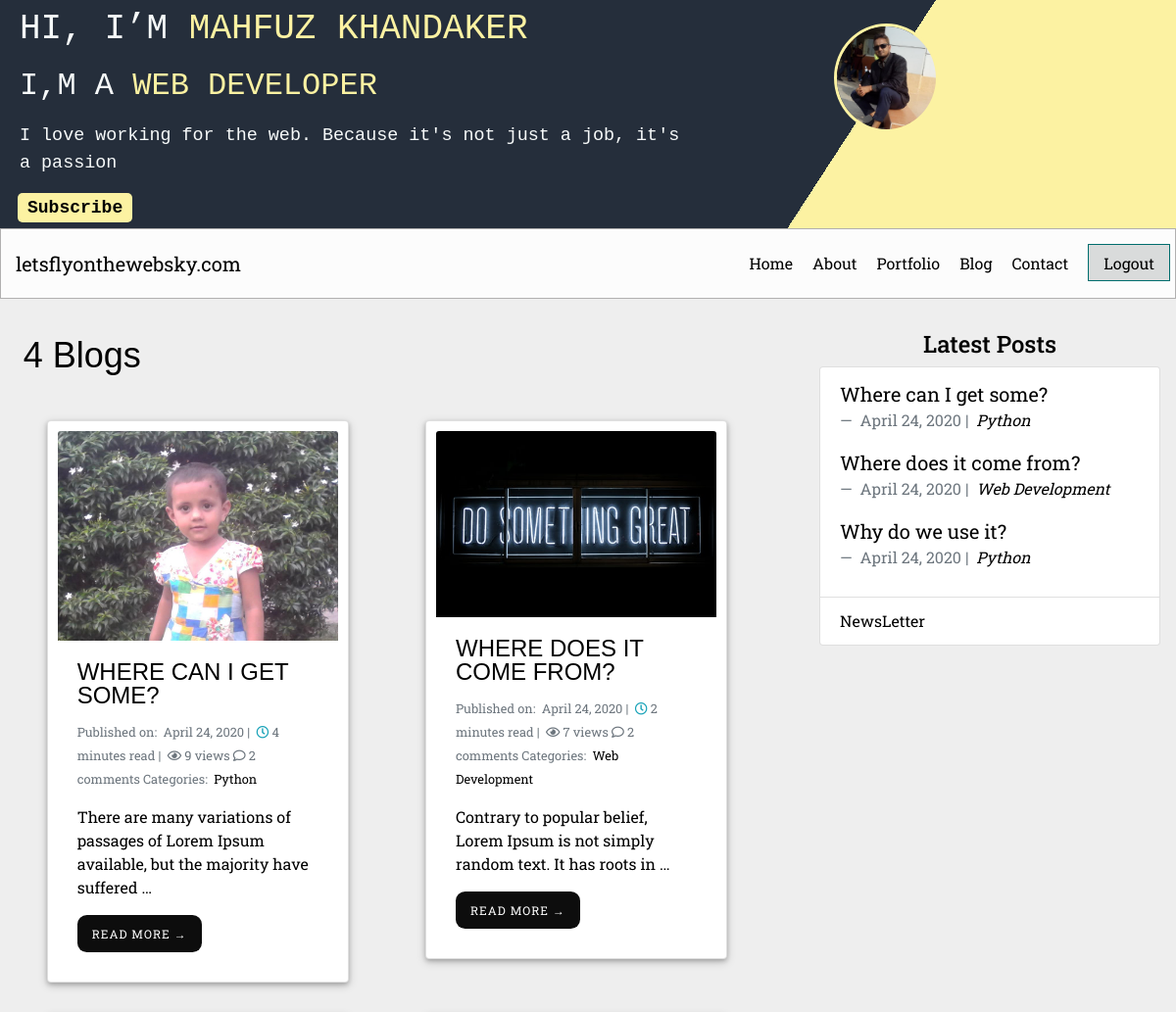
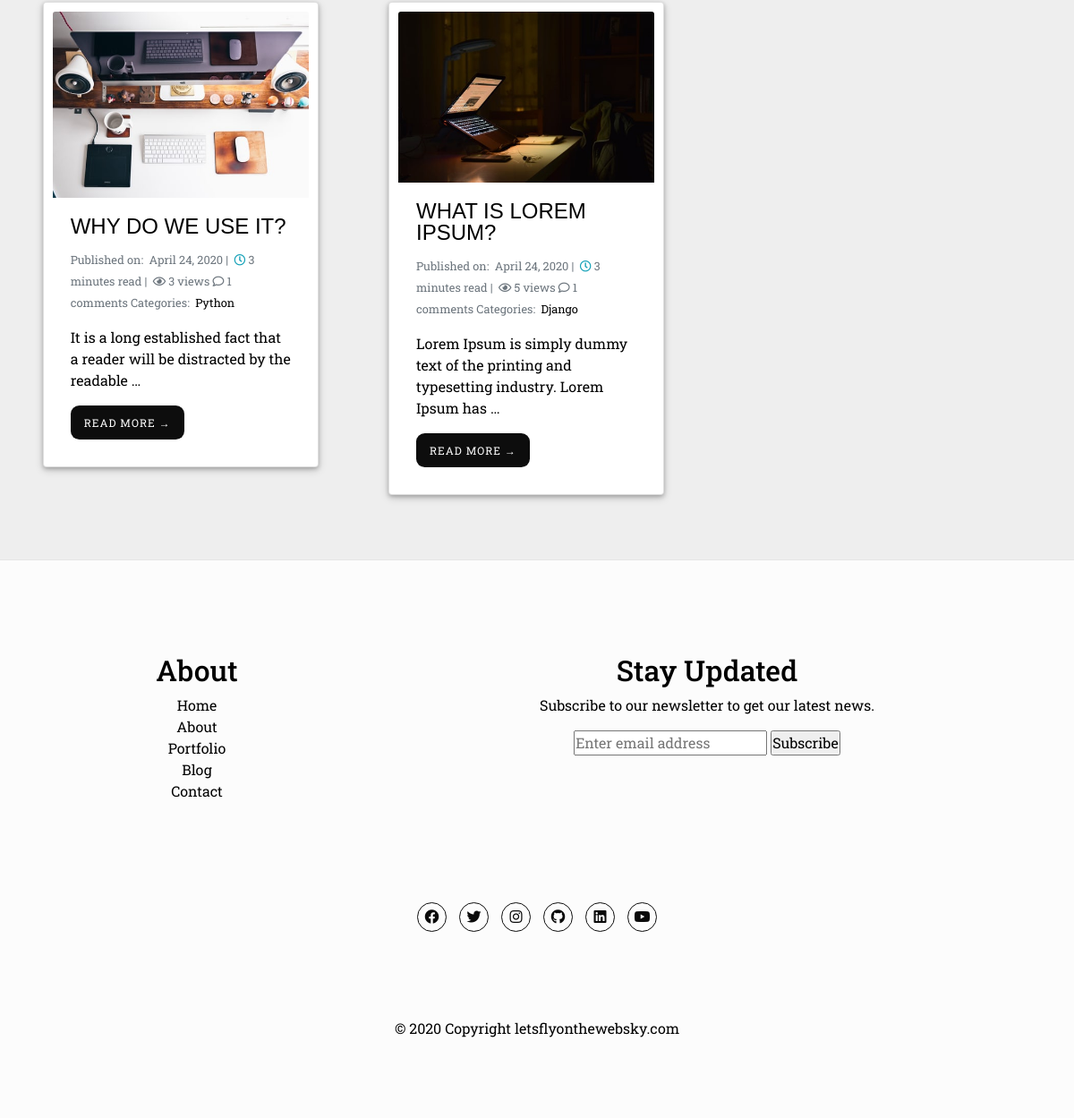
Page /blog/ (signed in) on the committed database (2 pictures, top to bottom).
### about/models.py (models this page shows, shortened)
class About(models.Model):
    profile_pic = models.ImageField(upload_to='images/', blank=True)
    name        = models.CharField(max_length=120)
    title       = models.CharField(max_length=120)
    bio         = models.CharField(max_length=250)
    description = models.TextField()
    website     = models.URLField(blank=True, null=True)
    objects = models.Manager()

### blog/models.py (models this page shows, shortened)
class Post(models.Model):
    main_image      = models.ImageField(upload_to='images/', blank=True)
    title           = models.CharField(max_length=255)
    slug            = models.SlugField(null=False, unique=True)
    body            = models.TextField()
    created_on      = models.DateTimeField(auto_now_add=True)
    status          = models.IntegerField(choices=STATUS, default=0)
    last_modified   = models.DateTimeField(auto_now=True)
    categories      = models.ManyToManyField('Category', related_name='posts')
    read_time       = models.IntegerField(default=0)
    number_of_views = models.IntegerField(default=0, null=True, blank=True)
    number_of_likes = models.IntegerField(default=0, null=True, blank=True)
    objects = models.Manager()
    class Meta:
        ordering = ['-created_on']
    def get_absolute_url(self):
        return reverse('blog_detail', kwargs={'slug': self.slug})
    @property
    def comments(self):
        instance = self
        qs = Comment.objects.filter_by_instance(instance)
        return qs

class Category(models.Model):
    name = models.CharField(max_length=20, db_index=True,unique=True)
    objects = models.Manager()

### blog/views.py (the view)
# urls.py: path('', views.Blogs.as_view(), name='posts'),
class Blogs(generic.ListView):
    model = Post
    template_name = 'blog_index.html'
    context_object_name = 'posts'
    paginate_by = 5
    def get_context_data(self, **kwargs):
        context = super(Blogs, self).get_context_data(**kwargs)
        context['post_num'] = Post.objects.count()
        return context

### about/templatetags/about_tags.py (called while the page is built)
@register.inclusion_tag('_about_me.html')
def about_me():
    abouts = About.objects.all()
    return {'abouts': abouts}

### blog/models.py (called while the page is built)
    def filter_by_instance(self, instance):
        content_type = ContentType.objects.get_for_model(instance.__class__)
        obj_id = instance.id
        qs = super(CommentManager, self).filter(content_type=content_type, object_id=obj_id).filter(parent=None)
        return qs

### blog/templatetags/blog_tags.py (called while the page is built)
@register.inclusion_tag('_latest_posts.html')
def latest_posts():
    posts = Post.objects.filter(status=1)[:3]
    return {'posts': posts}

### blog/templatetags/markdown_extras.py (called while the page is built)
@register.filter()
@stringfilter
def markdown(value):
    return md.markdown(value, extensions=['markdown.extensions.fenced_code'])

### blog/templates/blog_index.html (shortened to what this page needs)
{% extends "base.html" %}
{% load markdown_extras %}
{% block page_content %}
<div class="container-fluid">
  <h1>{{ post_num }} Blogs</h1>
<div class="row">
  {% for post in posts %}
    <div class="col-md-6">
        <div class="card mb-2 anim-card">
            <img class="card-img-top" src="{{ post.main_image.url }}">
            <div class="card-body">
              <h3 class="card-title"><a href="{% url 'blog_detail' post.slug %}">{{ post.title }}</a></h3>
              <small class="text-muted">
                Published on:&nbsp;
                {{ post.created_on.date }} |&nbsp;
                <i class="far fa-clock text-info"></i> {% if post.read_time <= 1 %} < 1 Minute {% else %}{{ post.read_time }} minutes read {% endif %} |&nbsp;
                <i class="far fa-eye"></i> {{ post.number_of_views }} views
                <i class="far fa-comment"></i> {{ post.comments.count }} comments
                Categories:&nbsp;
                {% for category in post.categories.all %}
                <a href="{% url 'blog_category' category.name %}">
                  {{ category.name }}
                  </a>&nbsp;
                {% endfor %}
              </small>
                <p class="card-text">{{ post.body | markdown | safe | truncatewords:15 }}</p>
                <a href="{% url 'blog_detail' post.slug %}" class="blog-home__cta">Read More &rarr;</a>
            </div>
        </div>
    </div>
    {% endfor %}
  </div>
</div>
{% endblock %}

### about/templates/_about_me.html
{% for about_entry in abouts %}
<header>
  <div class="container-fluid">
    <div class="row">
      <div class="col-12">
        <div class="parent">
          <div class="box-one">
              <h3>Hi, I’m <span class="color-secondary">{{ about_entry.name }}</span></h3>
              <h5>I,m a <span class="color-secondary">{{ about_entry.title }}</span></h5>
              <p>{{ about_entry.bio }}</p>
              <div class="ml-2"> <a class="subscribe-link" href="{% url 'newsletters:subscribe' %}">Subscribe</a> </div>
          </div>
          <div class="box-two">
            <div class="image" >
            <img src="{{ about_entry.profile_pic.url }}" >
            </div>
          </div>
        </div>
    </div>
    </div>
  </div>
  </header>
{% endfor %}

### blog/templates/_latest_posts.html
{% for entry in posts %}
<blockquote class="blockquote">
  <p class="mb-0"><a href="{{ entry.get_absolute_url }}">{{ entry.title }}</a></p>
  <footer class="blockquote-footer">
    {{ entry.created_on.date }} |&nbsp;
    <cite title="Source Title">
      {% for category in entry.categories.all %}
      <a href="{% url 'blog_category' category.name %}">
        {{ category.name }}
      </a>
      {% endfor %}
    </cite>
  </footer>
</blockquote>
{% endfor %}

### static/css/main.css (style rules this page uses)
*, *:before, *:after { margin: 0; padding: 0; -moz-box-sizing: border-box; -webkit-box-sizing: border-box; -ms-box-sizing: border-box; box-sizing: border-box; transition: 0.4s ease all; }
html { height: 100%; font-size: 100%; }
body { display: block; background: #eee; color: #000000; }
.container-fluid, .container-lg, .container-md, .container-sm, .container-xl { width: 100%; padding-right: 0; padding-left: 0; margin-right: auto; margin-left: auto; }
header { min-height: 10vh; z-index: 10; }
.parent { background-color: #252E3B; display: flex; }
.box-one { width: 75%; color: #f7fafa; background-color: #252E3B; padding: 7px 10px; }
.box-two { width: 50%; background: linear-gradient(-57deg, #fcf2a2 63%, #252E3B 42%); color: white; }
.color-secondary, a { color: #fcf2a2; text-decoration: none; }
.subscribe-link { padding: 5px 10px; background: #fcf2a2; border-radius: 5px; font-family: monospace; font-weight: 600; font-size: 18px; color: #000000; }
header h3 { padding-top: 5px; padding-left: 10px; font-size: 0.85em; font-family: monospace; }
header h5 { padding-left: 10px; font-size: 0.75em; font-family: monospace; }
header p { padding-left: 10px; font-size: 0.55em; font-family: monospace; }
.image { height: 66px; width: 66px; border-radius: 50%; margin-top: 5%; margin-left: 22%; }
.image img { max-width: 100%; height: auto; border-radius: 50%; border: 3px solid #fcf2a2; }
@media (min-width: 576px) { header h3 { font-size: 1.25em; } }
@media (min-width: 576px) { header h5 { font-size: 1.15em; } }
@media (min-width: 576px) { header p { font-size: 0.75em; font-family: monospace; } }
@media (min-width: 576px) { .image { height: 77px; width: 77px; border-radius: 50%; margin-left: 27%; } }
@media (min-width: 768px) { header h3 { font-size: 1.50em; } }
@media (min-width: 768px) { header h5 { font-size: 1.25em; } }
@media (min-width: 768px) { header p { font-size: 0.85em; font-family: monospace; } }
@media (min-width: 768px) { .image { height: 87px; width: 87px; border-radius: 50%; } }
@media (min-width: 992px) { header h3 { font-size: 1.75em; } }
@media (min-width: 992px) { header h5 { font-size: 1.50em; } }
@media (min-width: 992px) { header p { font-size: 1em; font-family: monospace; } }
@media (min-width: 992px) { .image { height: 97px; width: 97px; border-radius: 50%; } }
@media (min-width: 1200px) { header h3 { font-size: 2.25em; } }
@media (min-width: 1200px) { header h5 { font-size: 2em; } }
@media (min-width: 1200px) { header p { font-size: 1.15em; font-family: monospace; } }
@media (min-width: 1200px) { .image { height: 107px; width: 107px; border-radius: 50%; } }
a { color: #000000; text-decoration: none; }
body, button, input { font-family: Roboto Slab; }
h1 { font: 2.25em/1 Helvetica, sans-serif; margin-bottom: .667em; }
h3 { font: 1.5em/1 Helvetica, sans-serif; text-transform: uppercase; margin-bottom: .667em; }
h5 { font: 1.25em/1 Helvetica, sans-serif; text-transform: uppercase; margin-bottom: .667em; }
p { margin-bottom: 1em; }
.blog-home__cta { display: inline-block; padding: 10px 15px; letter-spacing: 1px; text-transform: uppercase; font-size: 0.75em; color: #fff; background: #0d0d0d; border-radius: 0.8em; }
.card { padding: .5em; background: #fff; -webkit-transition: all 0.4s ease; transition: all 0.4s ease; }
.anim-card { margin: 1.5em; padding: 10px; box-shadow: 0 2px 4px 0 rgba(0, 0, 0, 0.2), 0 3px 10px 0 rgba(0, 0, 0, 0.19); -webkit-transition: all 0.4s ease; transition: all 0.4s ease; }
.card-img-top { width: 100%; object-fit: cover; }

### rows in the picture
About: name "MAHFUZ KHANDAKER", title "WEB DEVELOPER", bio "I love working for the web. Because it's not just a job, it's a passion", profile_pic (picture)
Post: main_image (picture), title "WHERE CAN I GET SOME?", created_on "April 24, 2020", read_time "4", number_of_views "9", comments.count "2", body "There are many variations of passages of Lorem Ipsum available, but the majority have suffered …", title "Where can I get some?"
Category: name "Python"
Post: main_image (picture), title "WHERE DOES IT COME FROM?", created_on "April 24, 2020", read_time "2", number_of_views "7", comments.count "2", body "Contrary to popular belief, Lorem Ipsum is not simply random text. It has roots in …", title "Where does it come from?"
Category: name "Web Development"
Post: main_image (picture), title "WHY DO WE USE IT?", created_on "April 24, 2020", read_time "3", number_of_views "3", comments.count "1", body "It is a long established fact that a reader will be distracted by the readable …", title "Why do we use it?"
Post: main_image (picture), title "WHAT IS LOREM IPSUM?", created_on "April 24, 2020", read_time "3", number_of_views "5", comments.count "1", body "Lorem Ipsum is simply dummy text of the printing and typesetting industry. Lorem Ipsum has …"
Category: name "Django"

### other values in the picture
{{ post_num }} "4"
